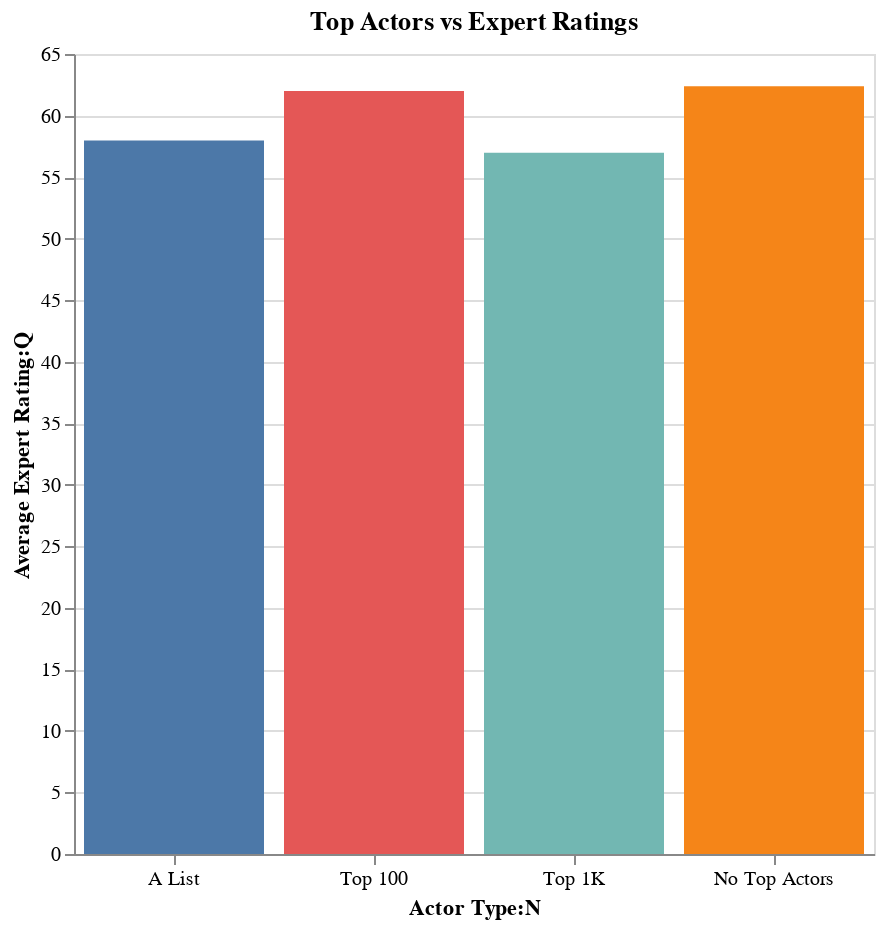

The notebook cell this image was saved under:
### Code cell
'''
Top actors vs Expert_Ratings
'''
import pandas as pd
import altair as alt

# load data
data = pd.read_csv('data/master_dataset.csv')

# calculate average user rating for movies with A-list actors
alist_avg_rating = data[data['a_list'] == 1]['RT_expert_rating'].mean()

# calculate average user rating for movies with top 100 actors
top100_avg_rating = data[data['top_100'] == 1]['RT_expert_rating'].mean()

# calculate average user rating for movies with top 1k actors
top1k_avg_rating = data[data['top_1k'] == 1]['RT_expert_rating'].mean()

# calculate average user rating for movies without top actors
no_top_avg_rating = data[(data['a_list'] == 0) & (data['top_100'] == 0) & (data['top_1k'] == 0)]['RT_expert_rating'].mean()

# create a DataFrame to use for plotting
plot_data = pd.DataFrame({
    'actor_type': ['A List', 'Top 100', 'Top 1K', 'No Top Actors'],
    'average_rating': [alist_avg_rating, top100_avg_rating, top1k_avg_rating, no_top_avg_rating]
})

# create bar chart
chart = alt.Chart(plot_data).mark_bar().encode(
    x=alt.X('actor_type:N', title='Actor Type:N', axis=alt.Axis(labelAngle=0), sort=['A List', 'Top 100', 'Top 1K', 'No Top Actors']),
    y=alt.Y('average_rating:Q', title='Average Expert Rating:Q'),
    color=alt.Color('actor_type:N', legend=None)
).properties(
    title='Top Actors vs Expert Ratings',
    width=400,
    height=400
).interactive()

# display chart
chart.display()

### Figure 1 — Vega-Lite specification as saved in the notebook (floating-point values rounded to 4 significant figures)
{"config": {"view": {"continuousWidth": 400, "continuousHeight": 300}}, "data": {"name": "data-dd4c61a909af93b985d7e74e41a706a5"}, "mark": "bar", "encoding": {"color": {"field": "actor_type", "legend": null, "type": "nominal"}, "x": {"axis": {"labelAngle": 0}, "field": "actor_type", "sort": ["A List", "Top 100", "Top 1K", "No Top Actors"], "title": "Actor Type:N", "type": "nominal"}, "y": {"field": "average_rating", "title": "Average Expert Rating:Q", "type": "quantitative"}}, "height": 400, "selection": {"selector116": {"type": "interval", "bind": "scales", "encodings": ["x", "y"]}}, "title": "Top Actors vs Expert Ratings", "width": 400, "$schema": "https://vega.github.io/schema/vega-lite/v4.17.0.json", "datasets": {"data-dd4c61a909af93b985d7e74e41a706a5": [{"actor_type": "A List", "average_rating": 57.98}, {"actor_type": "Top 100", "average_rating": 61.99}, {"actor_type": "Top 1K", "average_rating": 56.97}, {"actor_type": "No Top Actors", "average_rating": 62.39}]}}
